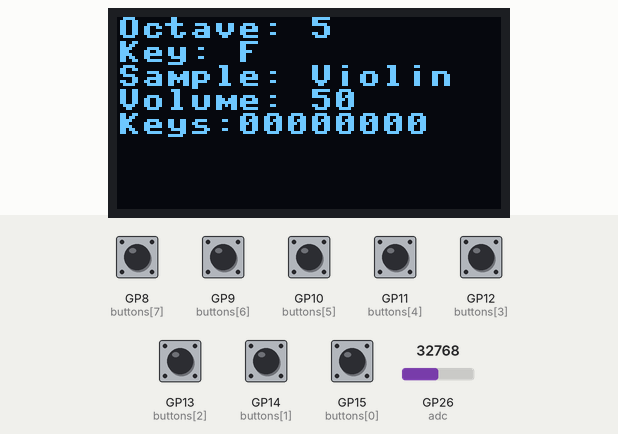
Recording of a program running on a simulated Raspberry Pi Pico running MicroPython. Parts: 128×64 one-colour display. The inputs (shaded band) are chosen by the test bench; at power-on: GP8 (buttons[7]), GP9 (buttons[6]), GP10 (buttons[5]), GP11 (buttons[4]), GP12 (buttons[3]), GP13 (buttons[2]), GP14 (buttons[1]), GP15 (buttons[0]) HIGH, GP26 (adc) = 32768 (analog values on the 0–65535 scale). What the program prints to the serial console is not drawn.

Above: at 1.2 s.
1.3 s: GP8 (buttons[7]) pulled LOW for 0.15 s
At 1.43 s:
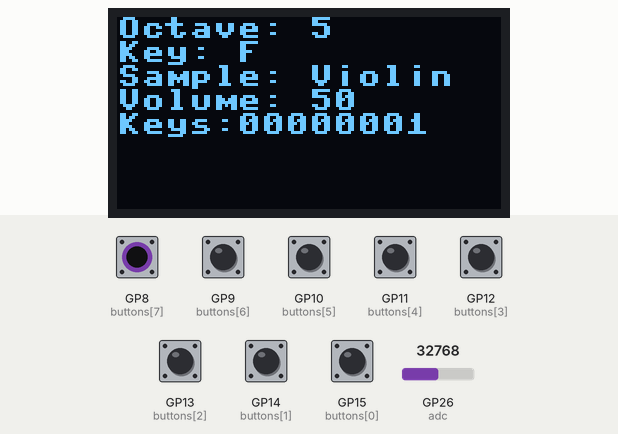
3.0 s: GP9 (buttons[6]) pulled LOW for 0.15 s
At 3.12 s:
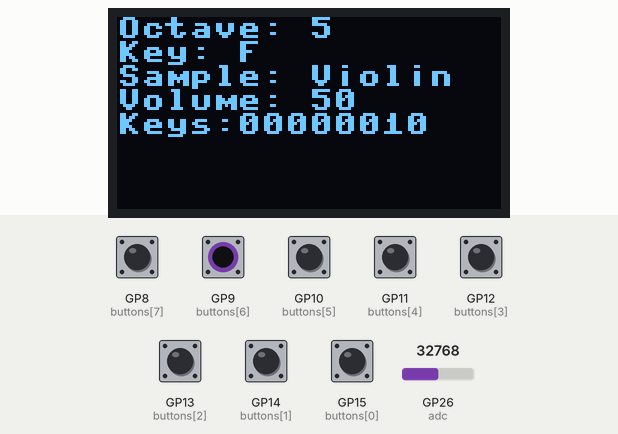
4.6 s: GP10 (buttons[5]) pulled LOW for 0.15 s
At 4.73 s:
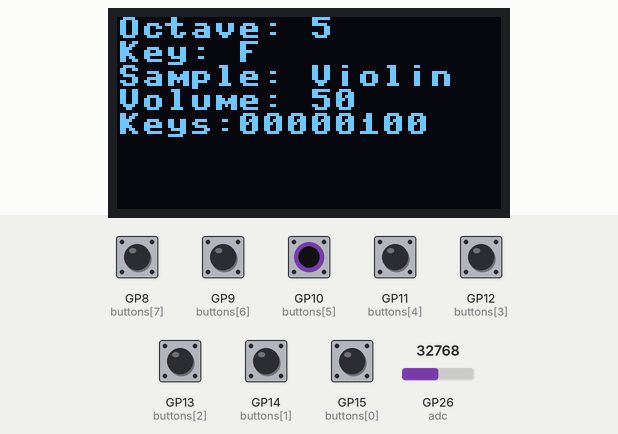
6.3 s: GP11 (buttons[4]) pulled LOW for 0.15 s
At 6.43 s:
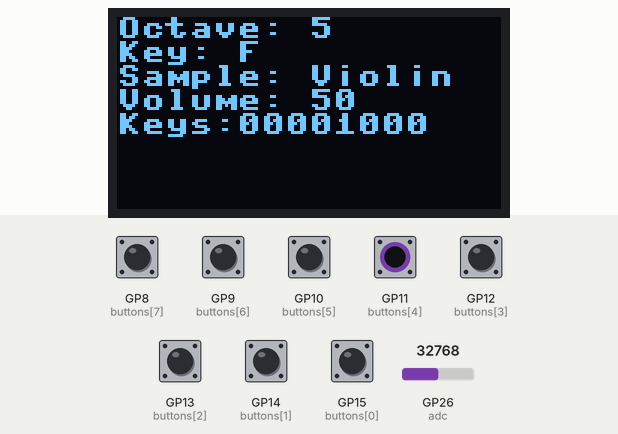
8.0 s: GP12 (buttons[3]) pulled LOW for 0.15 s
At 8.14 s:
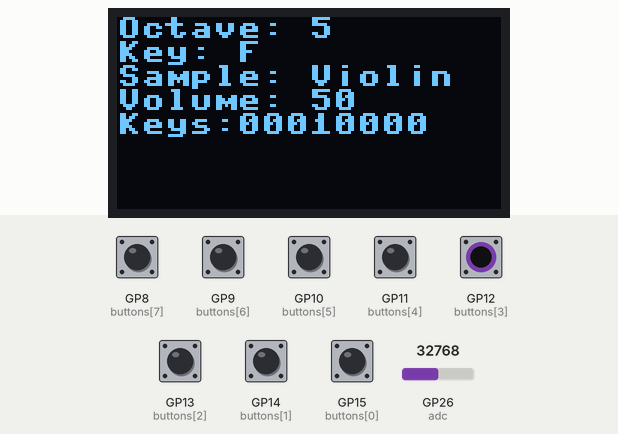
9.7 s: GP13 (buttons[2]) pulled LOW for 0.15 s
At 9.84 s:
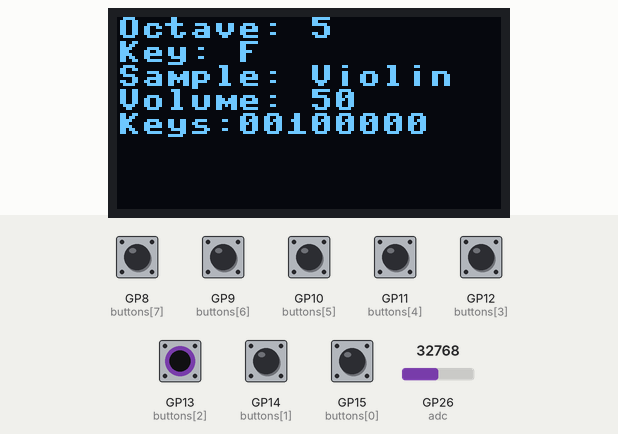
Timing chart, 0 to 12.4 s (numbered marks = the images above; inputs shaded):
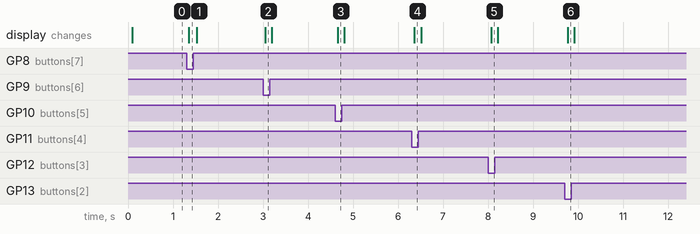

The program:

oled-vol-keyboard.py
```python
from machine import Pin, I2C, ADC
import ssd1306
import time
import json


# =========================
# BUTTON SETUP
# =========================

buttons = [
    Pin(15, Pin.IN, Pin.PULL_UP),
    Pin(14, Pin.IN, Pin.PULL_UP),
    Pin(13, Pin.IN, Pin.PULL_UP),
    Pin(12, Pin.IN, Pin.PULL_UP),
    Pin(11, Pin.IN, Pin.PULL_UP),
    Pin(10, Pin.IN, Pin.PULL_UP),
    Pin(9, Pin.IN, Pin.PULL_UP),
    Pin(8, Pin.IN, Pin.PULL_UP),
]

previous_keys = [False] * len(buttons)


# =========================
# VOLUME SETUP
# =========================

adc = ADC(26)

previous_volume = -1


# =========================
# OLED SETUP
# =========================

i2c = I2C(0, sda=Pin(4), scl=Pin(5))

display = ssd1306.SSD1306_I2C(
    128,
    64,
    i2c
)


# =========================
# INSTRUMENT STATE
# =========================

state = {
    "octave": 5,
    "key": "F",
    "sample": "Violin",
    "volume": 30,
    "keys": [False] * 8
}


# =========================
# OLED DISPLAY FUNCTION
# =========================

def displayState(state):

    # Clear display
    display.fill(0)

    # Instrument information
    display.text("Octave: " + str(state["octave"]), 0, 0)
    display.text("Key: " + state["key"], 0, 8)
    display.text("Sample: " + state["sample"], 0, 16)
    display.text("Volume: " + str(state["volume"]), 0, 24)

    # Pressed keys
    display.text("Keys:", 0, 32)

    key_string = "".join(
        "1" if key else "0"
        for key in state["keys"]
    )

    display.text(key_string, 40, 32)

    # Update OLED
    display.show()


# =========================
# INITIAL DISPLAY
# =========================

displayState(state)


# =========================
# MAIN LOOP
# =========================

while True:

    changed = False


    # -------------------------
    # Read buttons
    # -------------------------

    keys = [
        button.value() == 0
        for button in buttons
    ]

    if keys != previous_keys:

        state["keys"] = keys[:]

        previous_keys = keys[:]

        changed = True


    # -------------------------
    # Read volume
    # -------------------------

    total = 0

    # Take 10 readings and average them
    for _ in range(10):
        total += adc.read_u16()
        time.sleep_ms(2)

    raw_volume = total // 10

    # Convert 0-65535 to 0-100
    volume = round(raw_volume / 65535 * 100)


    # -------------------------
    # Volume deadband
    # -------------------------

    # Only update if volume changes
    # by at least 2%
    if previous_volume == -1:
        previous_volume = volume
        state["volume"] = volume
        changed = True

    elif abs(volume - previous_volume) >= 2:

        previous_volume = volume
        state["volume"] = volume

        changed = True


    # -------------------------
    # Update OLED + JSON
    # -------------------------

    if changed:

        # Update OLED
        displayState(state)

        # Send state as JSON
        print(json.dumps(state))


    # Small delay
    time.sleep_ms(10)
```

Measured:
- after the input at 1.3 s, the display: changes after 0.05 s (image 1)
- after the input at 3.0 s, the display: changes after 0.05 s (image 2)
- after the input at 4.6 s, the display: changes after 0.06 s (image 3)
- after the input at 6.3 s, the display: changes after 0.06 s (image 4)
- after the input at 8.0 s, the display: changes after 0.07 s (image 5)
- after the input at 9.7 s, the display: changes after 0.07 s (image 6)
